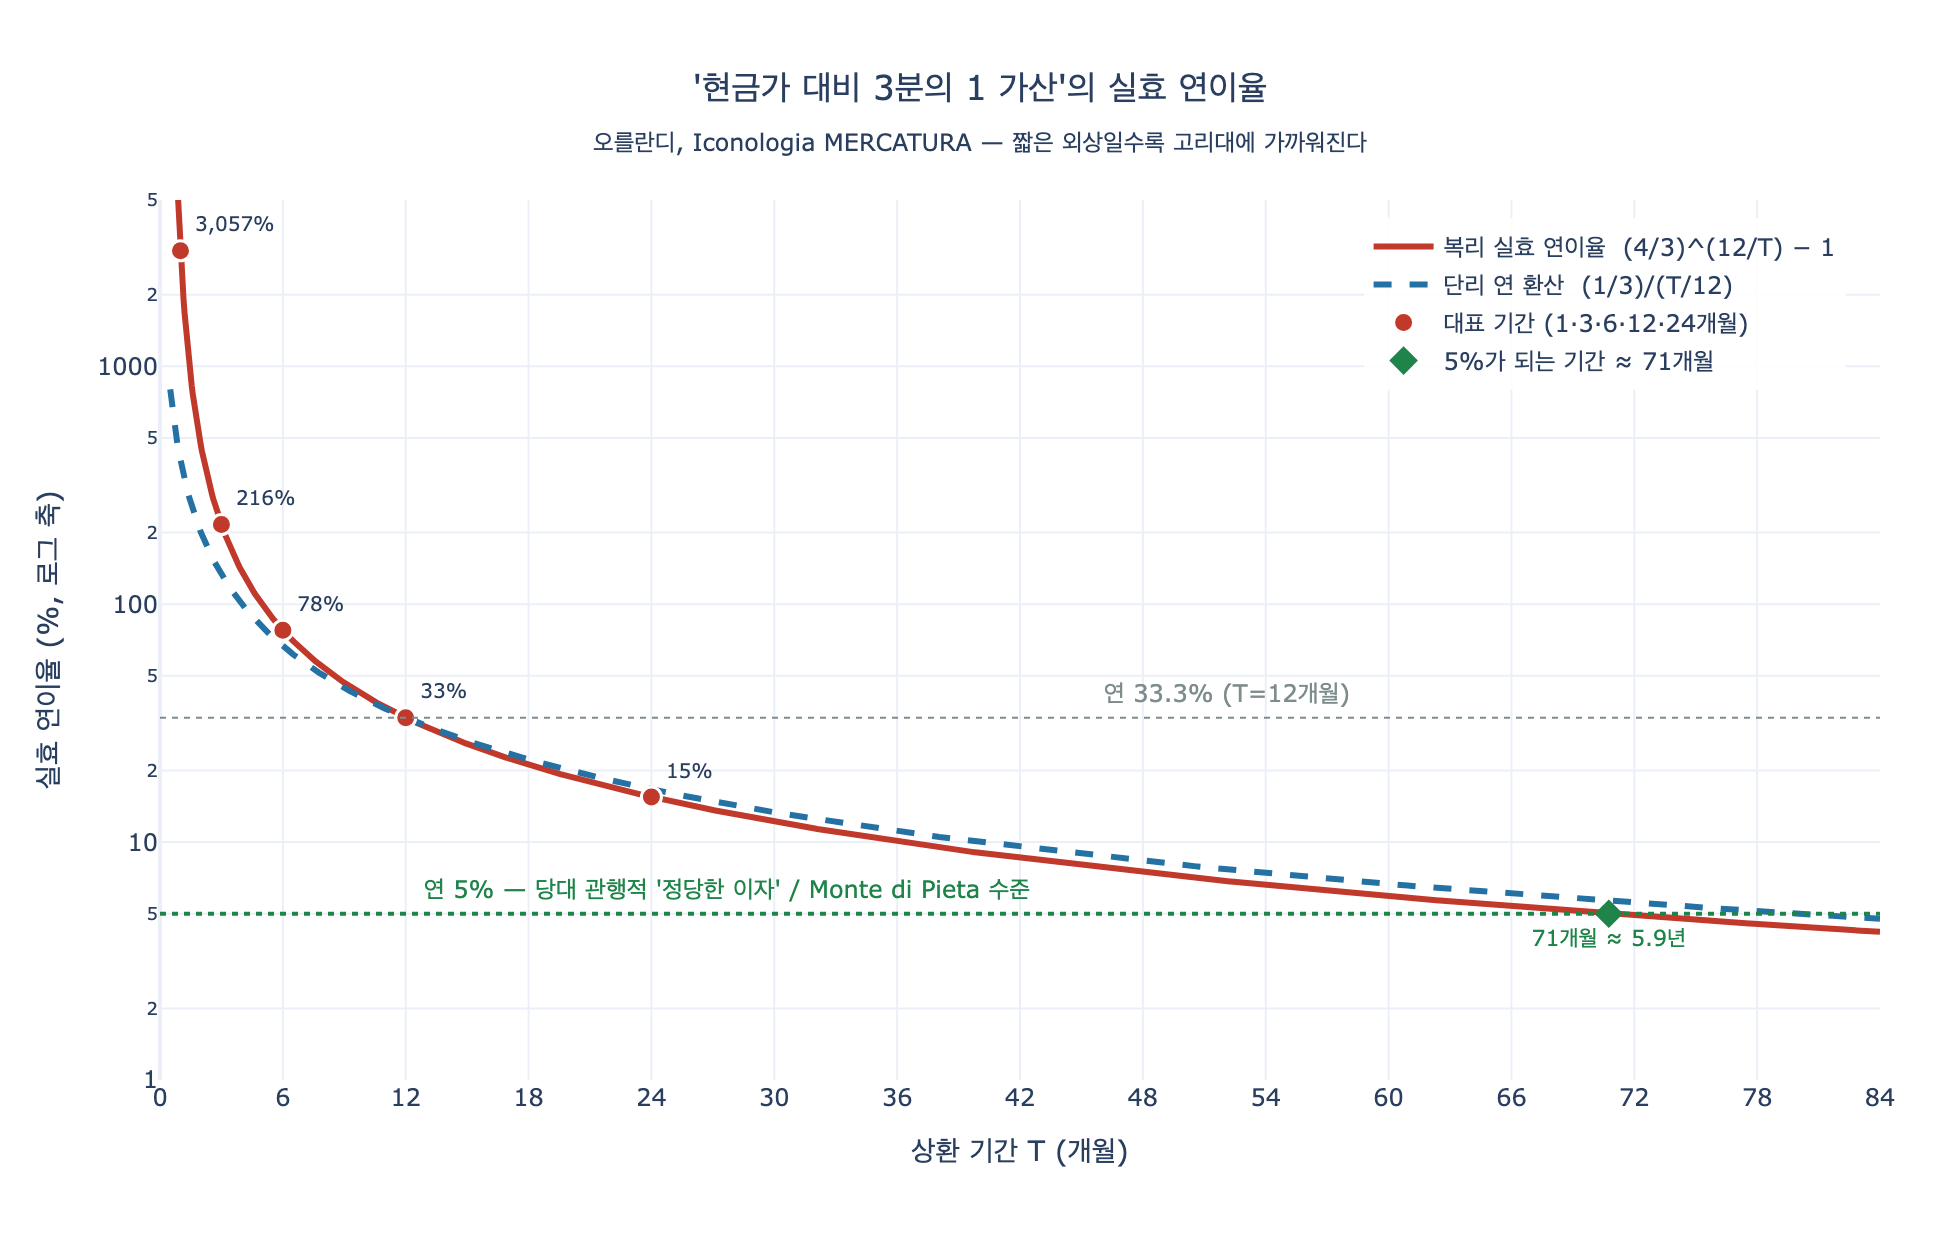

Reproduce this figure in Python.
# %% [markdown]
# # 오를란디의 "3분의 1 가산"은 연이율 몇 %인가
#
# 필요 패키지: `plotly`, `kaleido` (`pip install plotly kaleido`)
#
# 카드 원문(오를란디, *Iconologia* MERCATURA 항목):
#
# > 상인은 거리낌 없이 채무자의 계정에 마땅한 값보다 **아마 3분의 1을 더** 적어 넣는다.
# > 실제로는 현금을 손에 들고 온 사람에게는 선선히 내주었을 값인데도.
#
# 그러면서 오를란디는 두 가지를 동시에 말한다.
#
# 1. 돈을 놀려 두지 않는 상인이 **놓친 이익**(*lucrum cessans*)을 계산해 넣는 것은 부당하지 않다.
# 2. 단 **기다릴 기간을 합의한 뒤 그 기간에 비례하여**(*a norma di quello*) 정해야 하고,
#    변덕·탐욕에 따라, 구매자의 절박함에 편승해 정해서는 안 된다.
#
# 즉 쟁점은 "가산이 있느냐"가 아니라 **"기간과 무관한 정액 가산이냐"** 이다.
# 이 노트북은 그 정액 가산 $1/3$ 을 기간별 실효 연이율로 환산해,
# 오를란디의 *"questo frutto non senta di usura"*(이 이자가 고리대 냄새가 나서는 안 된다)
# 라는 판단이 산수로 뒷받침되는지 확인한다.
#
# ## 모형
#
# 현금가를 $P$, 외상가를 $P_{\text{cr}}$, 상환까지의 기간을 $T$개월이라 하자.
#
# $$P_{\text{cr}} = P\left(1 + \tfrac{1}{3}\right) = \tfrac{4}{3}P$$
#
# 이 거래는 실질적으로 **원금 $P$ 를 $T$개월 빌려주고 이자 $P/3$ 를 받는 대출**이다
# (오를란디 자신의 표현: *rilasciar denaro a frutto*). 실효 연이율은 두 방식으로 잡을 수 있다.
#
# $$r_{\text{simple}} = \frac{1/3}{T/12}, \qquad
#   r_{\text{eff}} = \left(\frac{4}{3}\right)^{12/T} - 1$$
#
# 앞은 단리(연 환산), 뒤는 복리(같은 조건으로 계속 굴린다고 가정한 실효 연이율)다.

# %%
MARKUP = 1 / 3  # 오를란디가 지적한 가산율: 현금가의 3분의 1
LEGAL_RATE = 0.05  # 당대 관행적 '정당한 이자' 수준(연 5% 내외) — 비교 기준선


def _show(fig):
    try:
        from IPython import get_ipython

        if get_ipython() is not None:  # VSCode 셀/Jupyter에서만 렌더링
            fig.show()
    except ImportError:
        pass


def r_simple(markup: float, months: float) -> float:
    """단리 기준 연 환산 이율."""
    return markup / (months / 12)


def r_eff(markup: float, months: float) -> float:
    """복리 기준 실효 연이율."""
    return (1 + markup) ** (12 / months) - 1


print(f"가산율        = {MARKUP:.4f}  (= 1/3)")
print(f"외상가/현금가 = {1 + MARKUP:.4f}  (= 4/3)")
print(f"비교 기준선   = 연 {LEGAL_RATE:.1%}")
# 출력:
# 가산율        = 0.3333  (= 1/3)
# 외상가/현금가 = 1.3333  (= 4/3)
# 비교 기준선   = 연 5.0%

# %% [markdown]
# ## 1단계 — 기간별 실효 연이율 표
#
# 같은 "3분의 1"이 기간에 따라 완전히 다른 이율이 된다.
# 오를란디가 "기간에 비례해서 정하라"고 요구한 이유가 여기서 바로 드러난다.

# %%
TERMS = [1, 3, 6, 12, 24]  # 상환 기간(개월)

print(f"{'기간(개월)':>10} | {'단리 연이율':>12} | {'복리 실효연이율':>16} | {'5% 대비 배수(단리)':>18}")
print("-" * 68)
for t in TERMS:
    rs, re_ = r_simple(MARKUP, t), r_eff(MARKUP, t)
    print(f"{t:>10} | {rs:>11.1%} | {re_:>15.1%} | {rs / LEGAL_RATE:>17.1f}x")
# 출력:
#  기간(개월) |  단리 연이율 |  복리 실효연이율 |  5% 대비 배수(단리)
# --------------------------------------------------------------------
#          1 |      400.0% |         3056.9% |              80.0x
#          3 |      133.3% |          216.0% |              26.7x
#          6 |       66.7% |           77.8% |              13.3x
#         12 |       33.3% |           33.3% |               6.7x
#         24 |       16.7% |           15.5% |               3.3x

# %% [markdown]
# 읽는 법:
#
# - **3개월** 외상이면 단리로 연 133%, 복리로 연 216%. 스콜라 기준으로는 논란의 여지가 없는 고리대다.
# - **12개월**을 온전히 기다려 주어도 연 33.3% — 관행적 '정당한 이자'의 약 **6.7배**.
# - 기간이 짧을수록 폭발한다. 정액 가산은 $r \propto 1/T$ 이므로 $T \to 0$ 에서 발산한다.
#
# 즉 상인이 "3분의 1"이라는 **하나의 숫자**를 쓰는 순간, 그 숫자는 기간이 짧은 거래에서
# 자동으로 극단적 고리대가 된다. 오를란디의 요구는 사실상
# **"$1/3$ 을 고정하지 말고 $r \cdot T/12$ 로 계산하라"** 는 것이다.

# %% [markdown]
# ## 2단계 — 역산: 3분의 1이 '정당해지는' 기간은?
#
# 반대 방향으로 물어보자. 가산 $1/3$ 이 연 5%에 해당하려면 상환 기간이 얼마여야 하는가?
#
# $$\left(\frac{4}{3}\right)^{12/T} - 1 = r \;\Longrightarrow\;
#   T = \frac{12\,\ln(4/3)}{\ln(1+r)}
#   \qquad\text{(단리: } T = \frac{12 \cdot (1/3)}{r}\text{)}$$

# %%
import math


def break_even_months_eff(markup: float, rate: float) -> float:
    return 12 * math.log(1 + markup) / math.log(1 + rate)


def break_even_months_simple(markup: float, rate: float) -> float:
    return 12 * markup / rate


print(f"{'목표 연이율':>10} | {'필요 기간(단리)':>16} | {'필요 기간(복리)':>16}")
print("-" * 50)
for rate in [0.05, 0.06, 0.10, 0.3333]:
    bs = break_even_months_simple(MARKUP, rate)
    be = break_even_months_eff(MARKUP, rate)
    print(f"{rate:>10.2%} | {bs:>11.1f} 개월 | {be:>11.1f} 개월")
# 출력:
# 목표 연이율 |   필요 기간(단리) |   필요 기간(복리)
# --------------------------------------------------
#      5.00% |        80.0 개월 |        70.8 개월
#      6.00% |        66.7 개월 |        59.2 개월
#     10.00% |        40.0 개월 |        36.2 개월
#     33.33% |        12.0 개월 |        12.0 개월

# %%
be = break_even_months_eff(MARKUP, LEGAL_RATE)
print(f"연 {LEGAL_RATE:.0%} 로 3분의 1 가산이 정당화되려면 약 {be:.1f}개월 = {be / 12:.1f}년을 기다려야 한다.")
# 출력: 연 5% 로 3분의 1 가산이 정당화되려면 약 70.8개월 = 5.9년을 기다려야 한다.

# %% [markdown]
# 상거래 외상이 **6년**짜리인 경우는 없다. 실제 외상 기간은 몇 달 단위이므로,
# "3분의 1"은 *lucrum cessans* 로 설명할 수 있는 범위를 한참 넘는다.
# 오를란디가 "탐욕(ingordigia)의 결과이며 부정한(innonesto) 이익"이라고 규정한 것은
# 도덕적 과장이 아니라 이 산수의 서술이다.

# %% [markdown]
# ## 3단계 — 시각화: $T$에 대한 실효 이율 곡선
#
# 로그 y축을 쓰면 짧은 기간에서의 폭발이 잘 보인다.
# 수평선 두 개는 비교 기준(연 5%)과, 참고로 12개월 시 이율(33.3%)이다.

# %%
import plotly.graph_objects as go

X_MAX = 84  # 5% 손익분기(≈71개월)까지 보이도록 x축을 7년까지 잡는다
months = [0.5 + 0.05 * i for i in range(int((X_MAX - 0.5) / 0.05) + 1)]
simple = [r_simple(MARKUP, t) * 100 for t in months]
compound = [r_eff(MARKUP, t) * 100 for t in months]

fig = go.Figure()
fig.add_trace(
    go.Scatter(
        x=months,
        y=compound,
        mode="lines",
        name="복리 실효 연이율  (4/3)^(12/T) − 1",
        line=dict(color="#c0392b", width=3),
        hovertemplate="T=%{x:.1f}개월<br>연 %{y:.1f}%<extra></extra>",
    )
)
fig.add_trace(
    go.Scatter(
        x=months,
        y=simple,
        mode="lines",
        name="단리 연 환산  (1/3)/(T/12)",
        line=dict(color="#2471a3", width=3, dash="dash"),
        hovertemplate="T=%{x:.1f}개월<br>연 %{y:.1f}%<extra></extra>",
    )
)

# 기준선: 당대 관행적 '정당한 이자' 수준
fig.add_hline(y=LEGAL_RATE * 100, line=dict(color="#1e8449", width=2, dash="dot"))
fig.add_annotation(
    x=X_MAX * 0.33,
    y=math.log10(LEGAL_RATE * 100),
    text="연 5% — 당대 관행적 '정당한 이자' / Monte di Pieta 수준",
    showarrow=False,
    yshift=12,
    font=dict(color="#1e8449", size=12),
)
fig.add_hline(y=MARKUP * 100, line=dict(color="#7f8c8d", width=1, dash="dot"))
fig.add_annotation(
    x=X_MAX * 0.62,
    y=math.log10(MARKUP * 100),
    text="연 33.3% (T=12개월)",
    showarrow=False,
    yshift=12,
    font=dict(color="#7f8c8d", size=12),
)

# 표에 쓴 대표 기간 표시
fig.add_trace(
    go.Scatter(
        x=TERMS,
        y=[r_eff(MARKUP, t) * 100 for t in TERMS],
        mode="markers+text",
        name="대표 기간 (1·3·6·12·24개월)",
        marker=dict(color="#c0392b", size=10, symbol="circle", line=dict(color="white", width=1.5)),
        text=[f"{r_eff(MARKUP, t) * 100:,.0f}%" for t in TERMS],
        textposition="top right",
        textfont=dict(size=10),
        hoverinfo="skip",
    )
)

# 3분의 1이 연 5%가 되는 지점
fig.add_trace(
    go.Scatter(
        x=[be],
        y=[LEGAL_RATE * 100],
        mode="markers+text",
        name=f"5%가 되는 기간 ≈ {be:.0f}개월",
        marker=dict(color="#1e8449", size=11, symbol="diamond"),
        text=[f"{be:.0f}개월 ≈ {be / 12:.1f}년"],
        textposition="bottom center",
        textfont=dict(size=11, color="#1e8449"),
        hoverinfo="skip",
    )
)

fig.update_layout(
    title=dict(
        text="'현금가 대비 3분의 1 가산'의 실효 연이율<br>"
        "<sub>오를란디, Iconologia MERCATURA — 짧은 외상일수록 고리대에 가까워진다</sub>",
        x=0.5,
    ),
    xaxis=dict(title="상환 기간 T (개월)", range=[0, X_MAX], dtick=6),
    yaxis=dict(title="실효 연이율 (%, 로그 축)", type="log", range=[math.log10(1), math.log10(5000)]),
    template="plotly_white",
    legend=dict(x=0.98, y=0.98, xanchor="right", yanchor="top", bgcolor="rgba(255,255,255,0.85)"),
    width=980,
    height=620,
    margin=dict(t=100, r=40),
)

_show(fig)
fig.write_image("expy.png", scale=2)
print("expy.png 저장 완료")
# 출력: expy.png 저장 완료

# %% [markdown]
# ## 4단계 (보너스) — 스콜라 예외 법리로 역산하기
#
# 스콜라 전통은 원금 위험(*periculum sortis*)에 대한 보상은 허용했다.
# 그렇다면 **부도 위험만으로** 3분의 1 가산을 정당화하려면 부도 확률이 얼마여야 하는가?
#
# 부도 확률 $p$, 부도 시 회수율 $\rho$ 라 하면 외상 판매의 기대 회수액은
#
# $$\mathbb{E}[\text{회수}] = (1-p)\cdot\tfrac{4}{3}P + p\cdot\rho\cdot\tfrac{4}{3}P$$
#
# 이것이 현금가 $P$ 와 같아지는 지점(= 가산이 순전히 위험 보상일 뿐 초과 이익이 0인 지점)은
#
# $$\tfrac{4}{3}\bigl(1-p(1-\rho)\bigr) = 1 \;\Longrightarrow\; p = \frac{1}{4(1-\rho)}$$
#
# 회수율 $\rho = 0$ (전손)이면 $p = 1/4$, 즉 **부도 확률 25%** 다.

# %%
def break_even_default_prob(markup: float, recovery: float) -> float:
    """기대 회수 = 현금가가 되는 부도 확률. 1을 넘으면 '어떤 p로도 정당화 불가'."""
    loss = (1 + markup) * (1 - recovery)
    if loss <= 0:
        return float("inf")
    return markup / loss


print(f"{'회수율 rho':>10} | {'필요 부도확률 p':>16}")
print("-" * 32)
for rho in [0.0, 0.25, 0.5, 0.75]:
    p = break_even_default_prob(MARKUP, rho)
    flag = "" if p <= 1 else "  <- 불가능(p>1)"
    print(f"{rho:>10.0%} | {p:>15.1%}{flag}")
# 출력:
# 회수율 rho |   필요 부도확률 p
# --------------------------------
#         0% |           25.0%
#        25% |           33.3%
#        50% |           50.0%
#        75% |          100.0%

# %% [markdown]
# **해석.** 전손 가정에서도 부도 확률이 **25%** 는 되어야 3분의 1 가산이 순수한 위험 프리미엄이 된다.
# 오를란디 자신이 상인에게 요구한 것은 "계약 상대의 신용을 **미리 확인해 안전을 확보하라**
# (*porsi prima in sicuro intorno la Persona*)"였다. 그렇게 선별한 상대에게 25%의 부도 확률을
# 전제하는 것은 자기모순이다. 결국 3분의 1 가산은 *periculum sortis* 로도 설명되지 않는다.

# %%
# 종합: 세 가지 정당화 명목을 동시에 얹어도 3분의 1은 남는다.
#   - lucrum cessans : 연 5%, T=6개월 → 2.5%
#   - damnum emergens: 사무·회수 비용을 넉넉히 3%로 가정
#   - periculum sortis: 선별된 상대의 부도 확률 3%, 전손 → 약 3%
T = 6
justified = LEGAL_RATE * (T / 12) + 0.03 + 0.03
print(f"T={T}개월 기준 정당화 가능한 가산 합계 ≈ {justified:.1%}")
print(f"오를란디가 지적한 실제 가산      = {MARKUP:.1%}")
print(f"설명되지 않는 초과분             ≈ {MARKUP - justified:.1%}  <- '부정한 이익(guadagno innonesto)'")
# 출력:
# T=6개월 기준 정당화 가능한 가산 합계 ≈ 8.5%
# 오를란디가 지적한 실제 가산      = 33.3%
# 설명되지 않는 초과분             ≈ 24.8%  <- '부정한 이익(guadagno innonesto)'

# %% [markdown]
# ## 정리
#
# | 물음 | 답 |
# |---|---|
# | 3개월 외상에서 1/3 가산 = 연이율? | 단리 133%, 복리 216% |
# | 12개월이라도? | 33.3% — 관행 이자(5%)의 6.7배 |
# | 1/3이 연 5%가 되려면? | 약 71개월(≈5.9년) 기다려야 함 |
# | 위험만으로 정당화하려면? | 부도 확률 25%(전손 가정) |
# | 6개월 기준 설명 안 되는 초과분 | 약 25%p |
#
# 오를란디의 두 문장이 이 수치로 정확히 번역된다.
#
# - *"altro non fa, che rilasciar denaro a frutto"* — 그것은 매매가 아니라 **이자부 대출**이다.
#   그러므로 **연이율로 환산해 볼 수 있다**(= 위 계산이 성립하는 근거).
# - *"questo frutto non senta di usura"* — 그런데 환산해 보면 그 이자는
#   당대 어떤 정당화 명목으로도 설명되지 않는 수준이다. 그래서 **고리대에 가깝다**.
#
# 그리고 그가 제시한 처방 — **"기간을 합의하고 그 기간에 비례하여 정하라"** — 는
# 정액 가산 $1/3$ 을 $r \cdot T/12$ 로 바꾸라는 말, 즉 **정액을 이율로 바꾸라**는 말이다.
# 이것이 근대적 이자 개념이 스콜라 윤리 안에서 자라난 경로 그 자체다.
